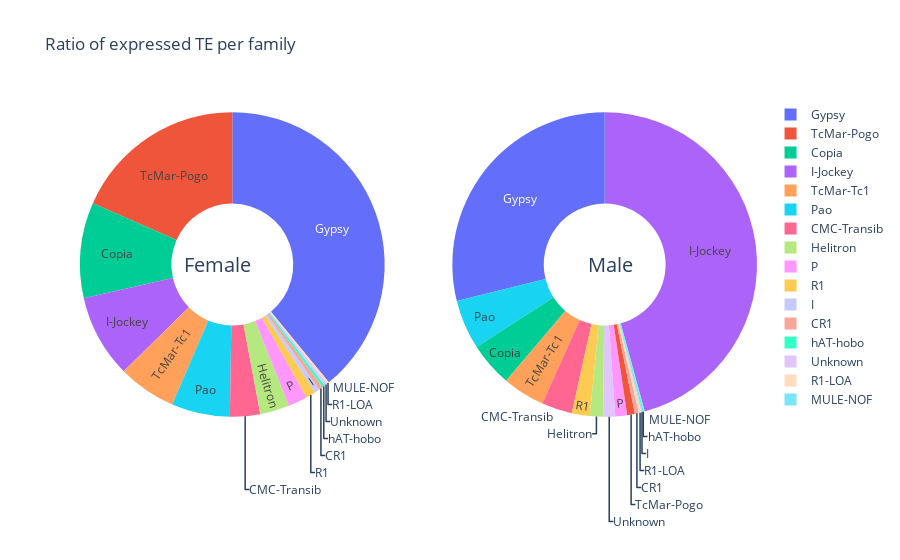

Source (notebook cell):
### Code cell
df = consensus_counting_df.copy()
fig = make_subplots(rows=1, cols=2, specs=[[{'type':'domain'}, {'type':'domain'}]])

fig.add_trace(
    go.Pie(labels=df["Family"], values=df["Female"], textinfo='label', name = "Female"),
    1, 1)

fig.add_trace(
    go.Pie(labels=df["Family"], values=df["Male"], textinfo='label', name = "Male"),
    1, 2)
fig.update_traces(hole=.4, hoverinfo="label+value+percent")

fig.update_layout(
    title_text="Ratio of expressed TE per family ",
    annotations=[dict(text='Female', x=0.15, y=0.5, font_size=20, showarrow=False),
                 dict(text='Male', x=0.82, y=0.5, font_size=20, showarrow=False)])
fig.show()

### Figure 1 — Plotly figure (JSON) as saved in the notebook; plotly's stock layout.template omitted (floating-point values rounded to 4 significant figures; data arrays with more than 128 entries replaced by an {"elided": "..."} marker saying what was removed)
{"data": [{"domain": {"x": [0, 0.45], "y": [0, 1]}, "hole": 0.4, "hoverinfo": "label+value+percent", "labels": {"elided": "133 str values"}, "name": "Female", "textinfo": "label", "type": "pie", "values": {"elided": "133 int values"}}, {"domain": {"x": [0.55, 1], "y": [0, 1]}, "hole": 0.4, "hoverinfo": "label+value+percent", "labels": {"elided": "133 str values"}, "name": "Male", "textinfo": "label", "type": "pie", "values": {"elided": "133 int values"}}], "layout": {"annotations": [{"font": {"size": 20}, "showarrow": false, "text": "Female", "x": 0.15, "y": 0.5}, {"font": {"size": 20}, "showarrow": false, "text": "Male", "x": 0.82, "y": 0.5}], "title": {"text": "Ratio of expressed TE per family "}}}
